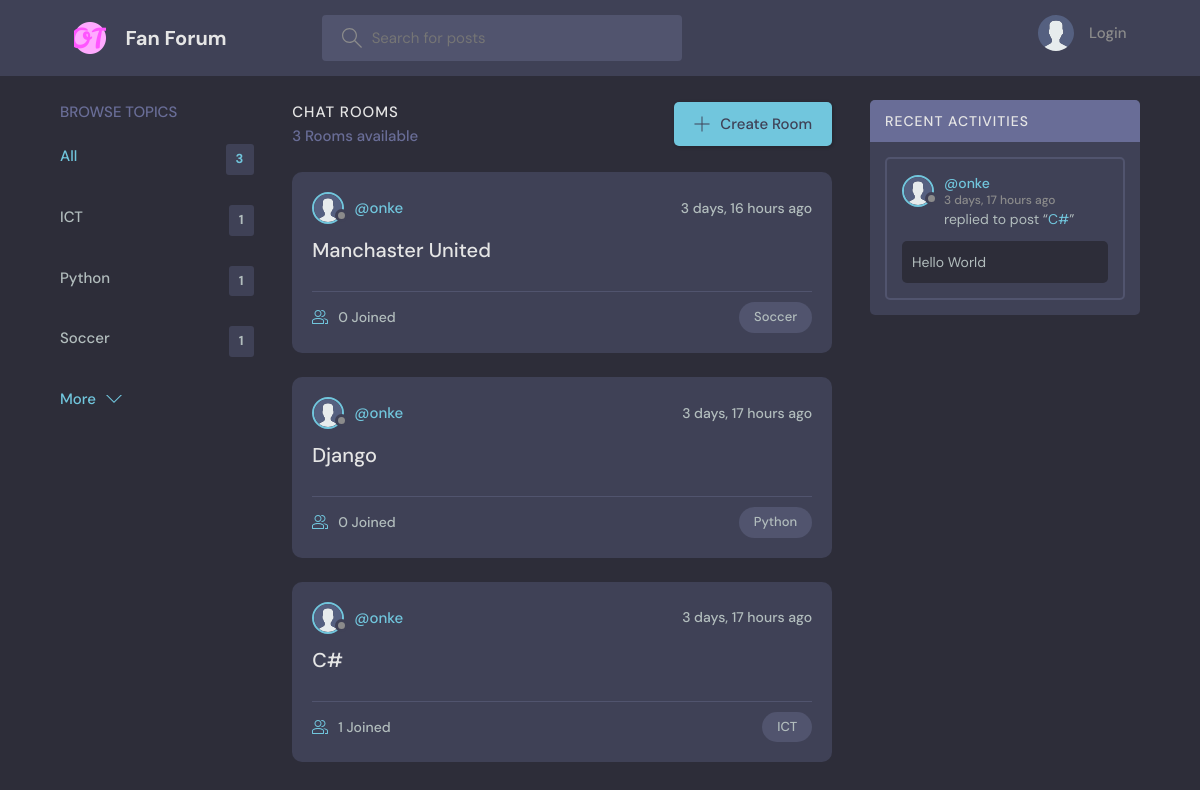
The app's page /, older data.
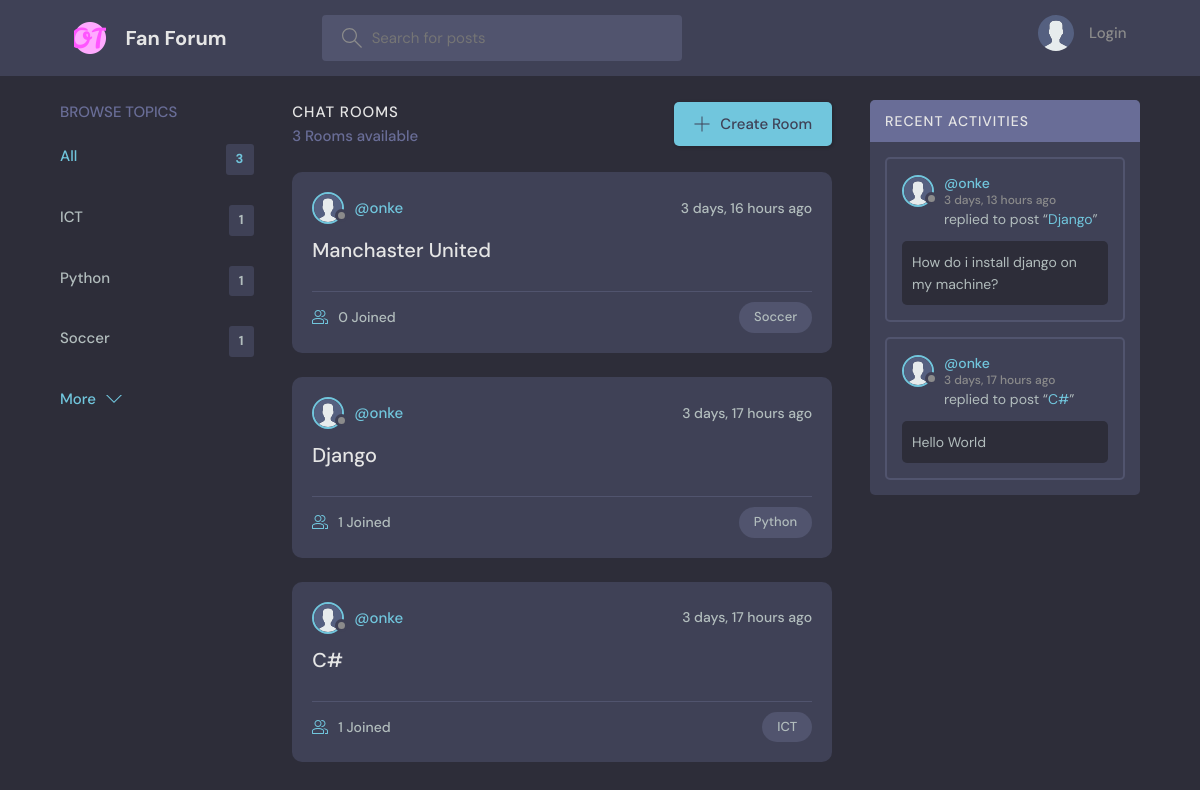
The same page, newer data.
### base/models.py (models this page shows, shortened)
class Topic(models.Model):
    name = models.CharField(max_length=200)

class Room(models.Model):
    host = models.ForeignKey(User, on_delete=models.SET_NULL, null=True)
    topic = models.ForeignKey(Topic, on_delete=models.SET_NULL, null=True)
    name = models.CharField(max_length=200)
    description = models.TextField(null=True, blank=True)
    participants = models.ManyToManyField(
        User, related_name='participants', blank=True)
    updated = models.DateTimeField(auto_now=True)
    created = models.DateTimeField(auto_now_add=True)
    class Meta:
        ordering = ['-updated', '-created']
    def __str__(self):
        return self.name

class User(AbstractUser):
    name = models.CharField(max_length=200, null=True)
    email = models.EmailField(unique=True, null=True)
    bio = models.TextField(null=True)
    avatar = models.ImageField(null=True, default="avatar.svg")
    USERNAME_FIELD = 'email'
    REQUIRED_FIELDS = []

class Message(models.Model):
    user = models.ForeignKey(User, on_delete=models.CASCADE)
    room = models.ForeignKey(Room, on_delete=models.CASCADE)
    body = models.TextField()
    updated = models.DateTimeField(auto_now=True)
    created = models.DateTimeField(auto_now_add=True)
    class Meta:
        ordering = ['-updated', '-created']

### base/views.py (the view)
# urls.py: 2. Add a URL to urlpatterns:  path('', views.home, name='home')
def home(request):
    q = request.GET.get('q') if request.GET.get('q') != None else ''
    rooms = Room.objects.filter(
        Q(topic__name__icontains=q) |
        Q(name__icontains=q) |
        Q(description__icontains=q)
    )
    topics = Topic.objects.all()[0:5]
    room_count = rooms.count()
    room_messages = Message.objects.filter(
        Q(room__topic__name__icontains=q))[0:3]
    context = {'rooms': rooms, 'topics': topics,
               'room_count': room_count, 'room_messages': room_messages}
    return render(request, 'base/home.html', context)

### base/templates/base/home.html (shortened to what this page needs)
{% extends 'main.html' %}
{% block content %}
<main class="layout layout--3">
  <div class="container">
    {% include 'base/topics_component.html' %}
    <div class="roomList">
      <div class="roomList__header">
        <div>
          <h2>Chat Rooms</h2>
          <p>{{room_count}} Rooms available</p>
        </div>
        <a class="btn btn--main" href="{% url 'create-room' %}">
          <svg version="1.1" xmlns="http://www.w3.org/2000/svg" width="32" height="32" viewBox="0 0 32 32">
            <title>add</title>
            <path
              d="M16.943 0.943h-1.885v14.115h-14.115v1.885h14.115v14.115h1.885v-14.115h14.115v-1.885h-14.115v-14.115z">
            </path>
          </svg>
          Create Room
        </a>
      </div>
      {% include 'base/feed_component.html' %}
    </div>
    {% include 'base/activity_component.html' %}
  </div>
</main>
{% endblock %}

### base/templates/base/topics_component.html
<div class="topics">
    <div class="topics__header">
        <h2>Browse Topics</h2>
    </div>
    <ul class="topics__list">
        <li>
            <a href="{% url 'home' %}" class="active">All <span>{{topics.count}}</span></a>
        </li>
        {% for topic in topics %}
        <li>
            <a href="{% url 'home' %}?q={{topic.name}}">{{topic.name}}<span>{{topic.room_set.all.count}}</span></a>
        </li>
        {% endfor %}
    </ul>
    <a class="btn btn--link" href="{% url 'topics' %}">
        More
        <svg version="1.1" xmlns="http://www.w3.org/2000/svg" width="32" height="32" viewBox="0 0 32 32">
            <title>chevron-down</title>
            <path d="M16 21l-13-13h-3l16 16 16-16h-3l-13 13z"></path>
        </svg>
    </a>
</div>

### base/templates/base/feed_component.html (shortened to what this page needs)
{% for room in rooms %}
<div class="roomListRoom">
    <div class="roomListRoom__header">
        <a href="{% url 'user-profile' room.host.id %}" class="roomListRoom__author">
            <div class="avatar avatar--small">
                <img src="{{room.host.avatar.url}}" />
            </div>
            <span>@{{room.host.username}}</span>
        </a>
        <div class="roomListRoom__actions">
            <span>{{room.created|timesince}} ago</span>
        </div>
    </div>
    <div class="roomListRoom__content">
        <a href="{% url 'room' room.id %}">{{room.name}}</a>
    </div>
    <div class="roomListRoom__meta">
        <a href="{% url 'room' room.id %}" class="roomListRoom__joined">
            {{room.participants.all.count}} Joined
        </a>
        <p class="roomListRoom__topic">{{room.topic.name}}</p>
    </div>
</div>
{% endfor %}

### base/templates/base/activity_component.html (shortened to what this page needs)
<div class="activities">
    <div class="activities__header">
        <h2>Recent Activities</h2>
    </div>
    {% for message in room_messages %}
    <div class="activities__box">
        <div class="activities__boxHeader roomListRoom__header">
            <a href="{% url 'user-profile' message.user.id %}" class="roomListRoom__author">
                <div class="avatar avatar--small">
                    <img src="{{message.user.avatar.url}}" />
                </div>
                <p>
                    @{{message.user.username}}
                    <span>{{message.created|timesince}} ago</span>
                </p>
            </a>
        </div>
        <div class="activities__boxContent">
            <p>replied to post “<a href="{% url 'room' message.room.id %}">{{message.room}}</a>”</p>
            <div class="activities__boxRoomContent">{{message.body}}</div>
        </div>
    </div>
    {% endfor %}
</div>

Row changes from the older to the newer data that the page shows:
computed for Room "Django": participants.all.count "0" → "1"
added Message: user.avatar (placeholder picture), user.username "onke", created "3 days, 13 hours", room "Django", body "How do i install django on my machine?"
